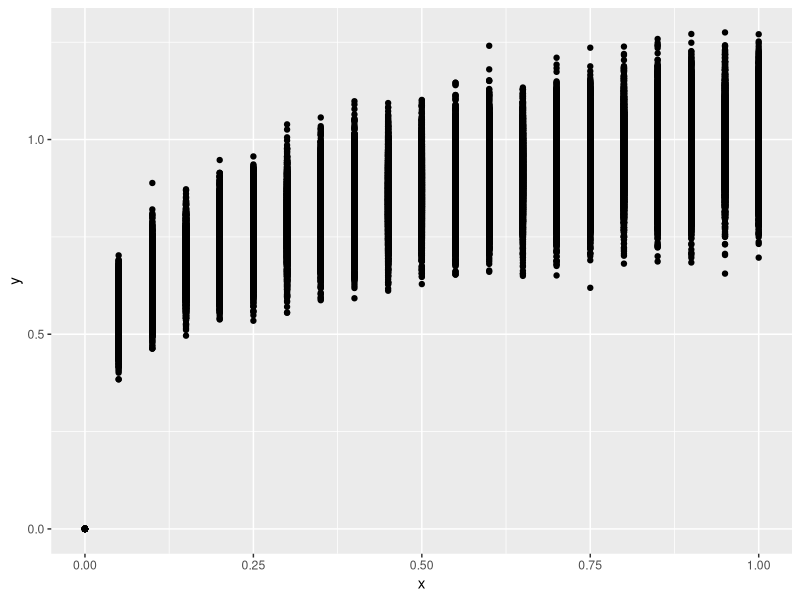

Recreate this plot in R. (Note: this script raises an error after producing the figure.)
## ---- chunk 1
library(tidyverse)

list.files("R", full.names = TRUE) |>  walk(source)
## ---- chunk 2

p <- 0.2

## ---- chunk 3
mu_power_fun <- function(x, p){
  x^p
}


r_power_vectorized_fun <- function(x, p) {
  mu <- mu_power_fun(x, p)
  noise <- rnorm(length(x), # we create as many samples as values of xs we have
                 mean = 0, 
                 sd = 0.08) # Let's use the third component for the noise
  noise_2 <- noise*mu #lo he hecho así, quizá está mal
  
  mu + noise_2
}
## ---- chunk 4

data_raw <- crossing(x = seq(0, 1, .05), n = 1:5000) |> 
  mutate(y = r_power_vectorized_fun(x, p))

## ---- chunk 5

data_raw |> ggplot() + 
  geom_point(aes(x = x, y = y))

## ---- chunk 6
data <- data_raw |> group_by(x) |>  
  summarise(mean_y= mean(y), sd_y=sd(y)) |> 
  ungroup() |> 
  mutate(dmu = dmu(x, mean_y)) |> 
  drop_na() |> 
  mutate(delta = dmu/sd_y)
## ---- chunk 7
data |> ggplot() + geom_line(aes(x = x, y= mean_y))
## ---- chunk 8
data |> ggplot() + geom_line(aes(x= x, y= delta)) 
